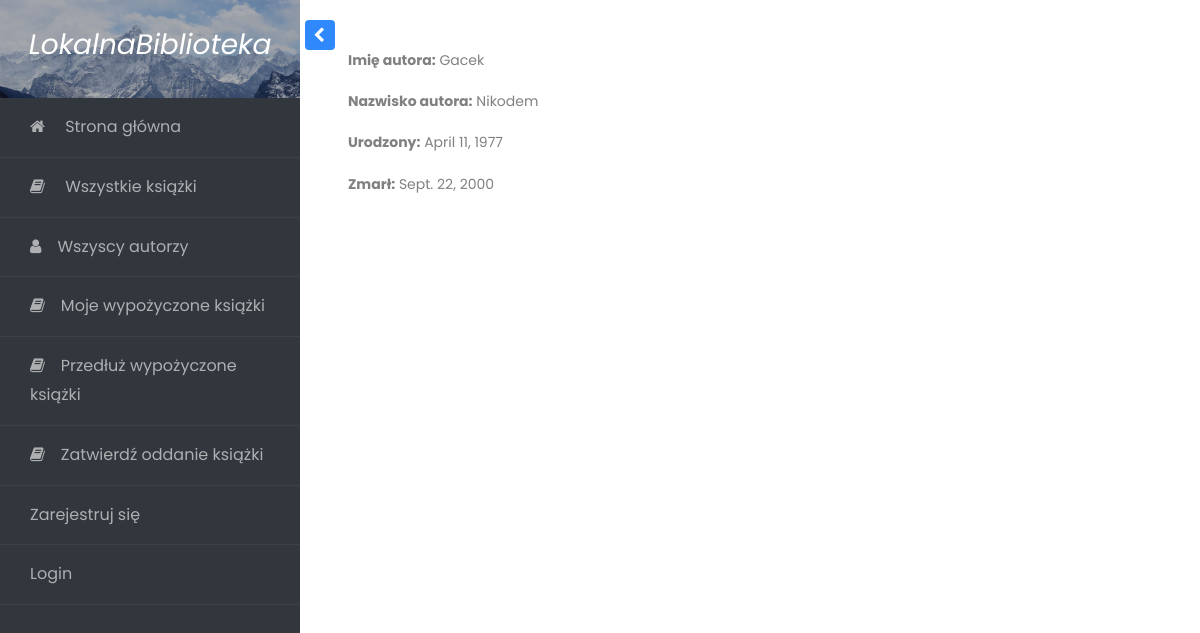
The app's page /catalog/author/1 with its own data.
### catalog/models.py (models this page shows, shortened)
class Author(models.Model):
    first_name = models.CharField(max_length=100, help_text='Podaj imię autora książki')
    last_name = models.CharField(max_length=100, help_text='Podaj nazwisko autora książki')
    date_of_birth = models.DateField(null=True, blank=True, verbose_name="Urodzony - ")
    date_of_death = models.DateField(null=True, blank=True, verbose_name="Zmarł - ")

### catalog/views.py (the view)
# urls.py: path('author/<int:pk>', views.AuthorDetailView.as_view(), name='author-detail'),
class AuthorDetailView(generic.DetailView):
    model = Author
    template_name = 'author_detail.html'

### catalog/templates/author_detail.html (shortened to what this page needs)
{% extends "base_generic.html" %}
{% block content %}
  <p><strong>Imię autora:</strong> {{ author.first_name }}</p>
  <p><strong>Nazwisko autora:</strong> {{ author.last_name }}</p>
  <p><strong>Urodzony:</strong> {{ author.date_of_birth }}</p>
  <p><strong>Zmarł:</strong> {{ author.date_of_death }}</p>
{% endblock %}

### records on screen
Author: first_name "Gacek", last_name "Nikodem", date_of_birth "April 11, 1977", date_of_death "Sept. 22, 2000"
